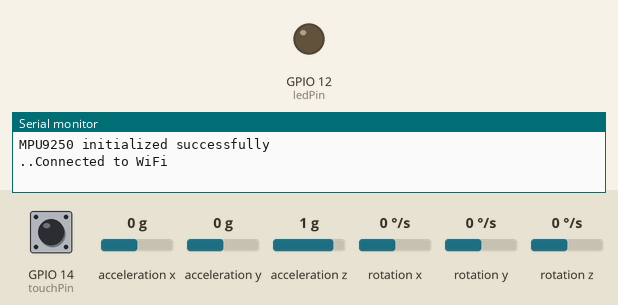
Simulated run of this sketch. Board: ESP32. Shown: output pins drawn as LEDs (lit = HIGH), the last lines printed to the serial monitor. The inputs (shaded band) are chosen by the test bench; at power-on: GPIO 14 (touchPin) LOW, acceleration x 0 g, acceleration y 0 g, acceleration z 1 g, rotation x 0 °/s, rotation y 0 °/s, rotation z 0 °/s. WiFi joins after 1.5 s; servers stay silent unless stated; the local clock reads 2024-03-15 10:24:30 at power-on unless the sketch sets it.

Above: at 3.2 s.
3.3 s: GPIO 14 (touchPin) pulled HIGH for 3.2 s
At 6.4 s:
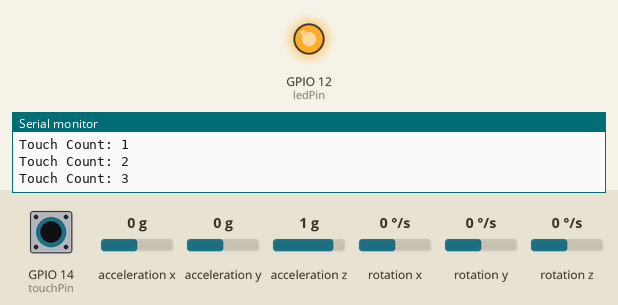
Timing chart, 0 to 17.0 s (numbered marks = the images above; inputs shaded):
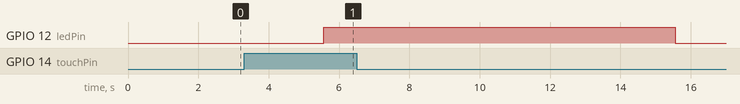

Measured:
- after the input at 3.3 s, GPIO 12 (ledPin): LOW → HIGH after 2.3 s, → LOW 10.0 s later

The sketch:

codeminiProject.ino
```cpp
#include <WiFi.h>
#include <HTTPClient.h>
#include <ArduinoJson.h>
#include <TridentTD_LineNotify.h>
#include <NTPClient.h>
#include <WiFiUdp.h>
#include <Time.h>
#include <Wire.h>
#include <MPU9250_asukiaaa.h>
#include <Adafruit_BMP280.h>

#define MPU9250_ADDRESS 0x68  // I2C address of MPU-9250
#define BMP280_ADDRESS 0x76   // Updated I2C address of BMP280

MPU9250_asukiaaa mpu;
Adafruit_BMP280 bmp;  // I2C communication

// ตัวแปรสำหรับเก็บค่าสูงสุด
float maxAccelX, maxAccelY, maxAccelZ;
float maxGyroX, maxGyroY, maxGyroZ;

// ตัวนับรอบ
int counter = 0;

// Wi-Fi และ Line Notify
const char* ssid = "nuinui";
const char* password = "kku98765";

#define LINE_TOKEN "GFSZEzHFKvLBoURg0RhZtbyOiX64iI5DJLwbH0Ghvqg"

// การตั้งค่าการส่ง Line Notify เมื่อกดปุ่ม
const int touchPin = 14;
int touchState = 0;
int touch_count = 0;

int timezone = 7 * 3600;
int dst = 0;

// พินสำหรับ LED
const int ledPin = 12; // ใช้ GPIO 2 สำหรับควบคุม LED บน ESP32

// ตัวแปรสำหรับการรีเซ็ต touch_count
unsigned long lastTouchTime = 0;  // เก็บเวลาที่กดปุ่มครั้งล่าสุด
const unsigned long touchResetDelay = 10000;  // หน่วงเวลา 3 วินาที

void setup() {
  Serial.begin(115200);
  while (!Serial)
    ;

  Wire.begin();

  // Initialize MPU9250
  mpu.setWire(&Wire);
  mpu.beginAccel();
  mpu.beginGyro();

  // ตรวจสอบการเริ่มต้น MPU9250
  mpu.accelUpdate();
  if (mpu.accelX() == 0 && mpu.accelY() == 0 && mpu.accelZ() == 0) {
    Serial.println("MPU9250 initialization failed or no data!");
    while (1) {}  // หยุดการทำงานหากการเริ่มต้นล้มเหลว
  } else {
    Serial.println("MPU9250 initialized successfully");
  }

  // ตั้งค่า WiFi
  WiFi.begin(ssid, password);
  while (WiFi.status() != WL_CONNECTED) {
    delay(1000);
    Serial.print(".");
  }
  Serial.println("Connected to WiFi");

  // ตั้งค่า Line Token
  LINE.setToken(LINE_TOKEN);

  configTime(timezone, dst, "pool.ntp.org", "time.nist.gov");
  while (!time(nullptr)) {
    delay(1000);
  }

  pinMode(touchPin, INPUT);  // ตั้งค่า GPIO สำหรับ Touch Switch

  // ตั้งค่า LED เป็น OUTPUT
  pinMode(ledPin, OUTPUT);
  digitalWrite(ledPin, LOW);  // ปิด LED เริ่มต้น

  // ตั้งค่าค่ามากสุดเริ่มต้น
  resetMaxValues();
}

void loop() {
  // อัปเดตค่าจากเซ็นเซอร์
  mpu.accelUpdate();
  mpu.gyroUpdate();

  float accelX = mpu.accelX();
  float accelY = mpu.accelY();
  float accelZ = mpu.accelZ();

  float gyroX = mpu.gyroX();
  float gyroY = mpu.gyroY();
  float gyroZ = mpu.gyroZ();

  // ตรวจจับการล้ม
  if (abs(accelX) > 2.4 || abs(accelY) > 2.4 || abs(accelZ) > 2.4 || abs(gyroX) > 250 || abs(gyroY) > 250 || abs(gyroZ) > 250) {
    Serial.println("Fall Detected by Accelerometer!");
    sendLineNotification("\nFall Detected by Accelerometer! or Gyroscope!");
  }

  // ตรวจสอบการกดปุ่ม
  touchState = digitalRead(touchPin);
  if (touchState == HIGH) {
    touch_count++;
    lastTouchTime = millis();  // บันทึกเวลาเมื่อกดปุ่ม
    Serial.print("Touch Count: ");
    Serial.println(touch_count);

    if (touch_count >= 3) {
      touch_count = 0;
      sendLineNotification("\nปุ่มฉุกเฉินถูกใช้งาน!");
    }
    delay(1000);  // หน่วงเวลา 1 วินาทีหลังการกดปุ่ม
  }

  // รีเซ็ต touch_count ถ้าผ่านไปเกิน 3 วินาทีหลังจากการกดปุ่มล่าสุด
  if (millis() - lastTouchTime >= touchResetDelay && touch_count > 0) {
    touch_count = 0;
    Serial.println("Touch count reset after 10 seconds.");
  }

  delay(100);  // หน่วงเวลา 100 มิลลิวินาที
}

// ฟังก์ชันรีเซ็ตค่าสูงสุด
void resetMaxValues() {
  maxAccelX = maxAccelY = maxAccelZ = -9999.0;
  maxGyroX = maxGyroY = maxGyroZ = -9999.0;
}

// ฟังก์ชันสำหรับส่งแจ้งเตือนไปยัง Line
void sendLineNotification(String message) {
  time_t now = time(nullptr);
  struct tm* p_tm = localtime(&now);

  // ตรวจสอบและเพิ่มเลข 0 ด้านหน้าหากมีค่าน้อยกว่า 10
  String hour = p_tm->tm_hour < 10 ? "0" + String(p_tm->tm_hour) : String(p_tm->tm_hour);
  String minute = p_tm->tm_min < 10 ? "0" + String(p_tm->tm_min) : String(p_tm->tm_min);
  String TimeNOW = hour + ":" + minute;

  String day = p_tm->tm_mday < 10 ? "0" + String(p_tm->tm_mday) : String(p_tm->tm_mday);
  String month = (p_tm->tm_mon + 1) < 10 ? "0" + String(p_tm->tm_mon + 1) : String(p_tm->tm_mon + 1);
  String DateNOW = day + "/" + month + "/" + String(p_tm->tm_year + 1900);

  // กระพริบ LED เมื่อมีการส่ง Line Notify
  digitalWrite(ledPin, HIGH);   // เปิด LED
  LINE.notifyPicture("https://www.pngall.com/wp-content/uploads/5/Help-PNG-Free-Download.png");
  LINE.notify(message + "\nDate: " + DateNOW + "\nTime: " + TimeNOW);
  delay(10000);                   // หน่วงเวลา 10000 มิลลิวินาที
  digitalWrite(ledPin, LOW);   // ปิด LED
}
```
